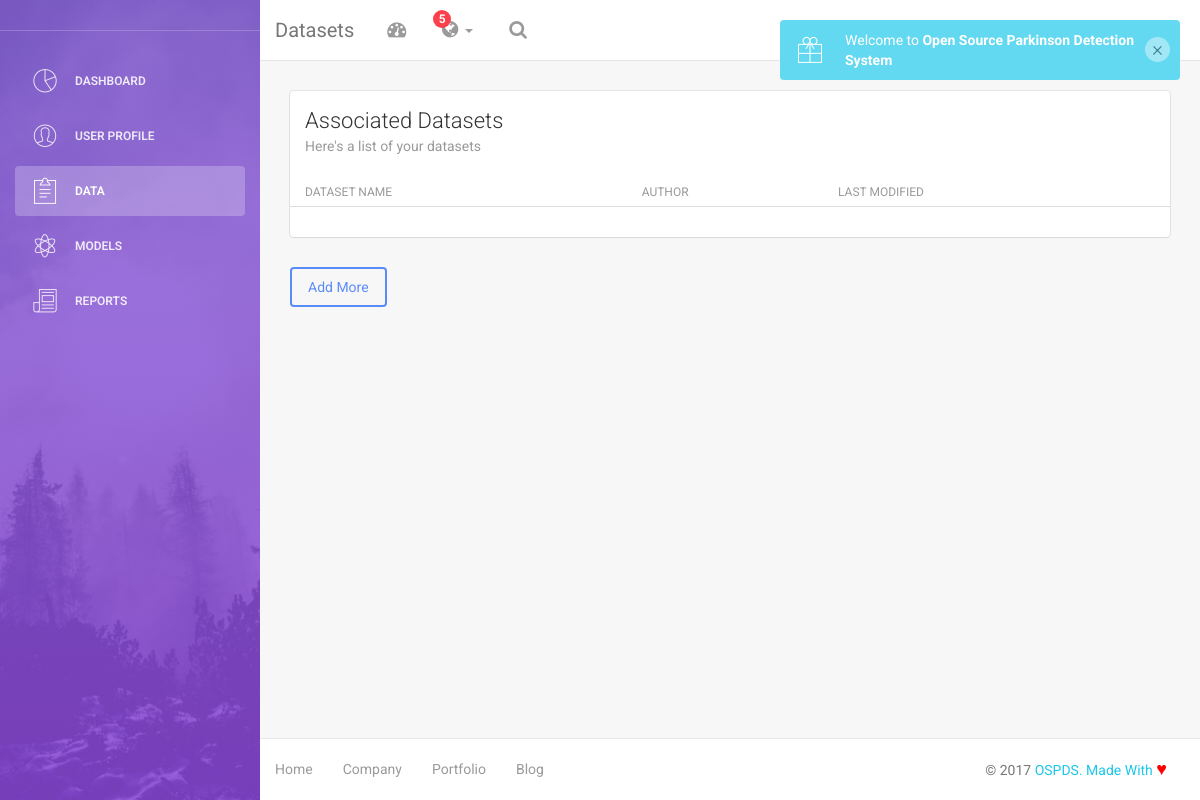
The page /dashboard/datasets/ (signed in) on the database as committed earlier.
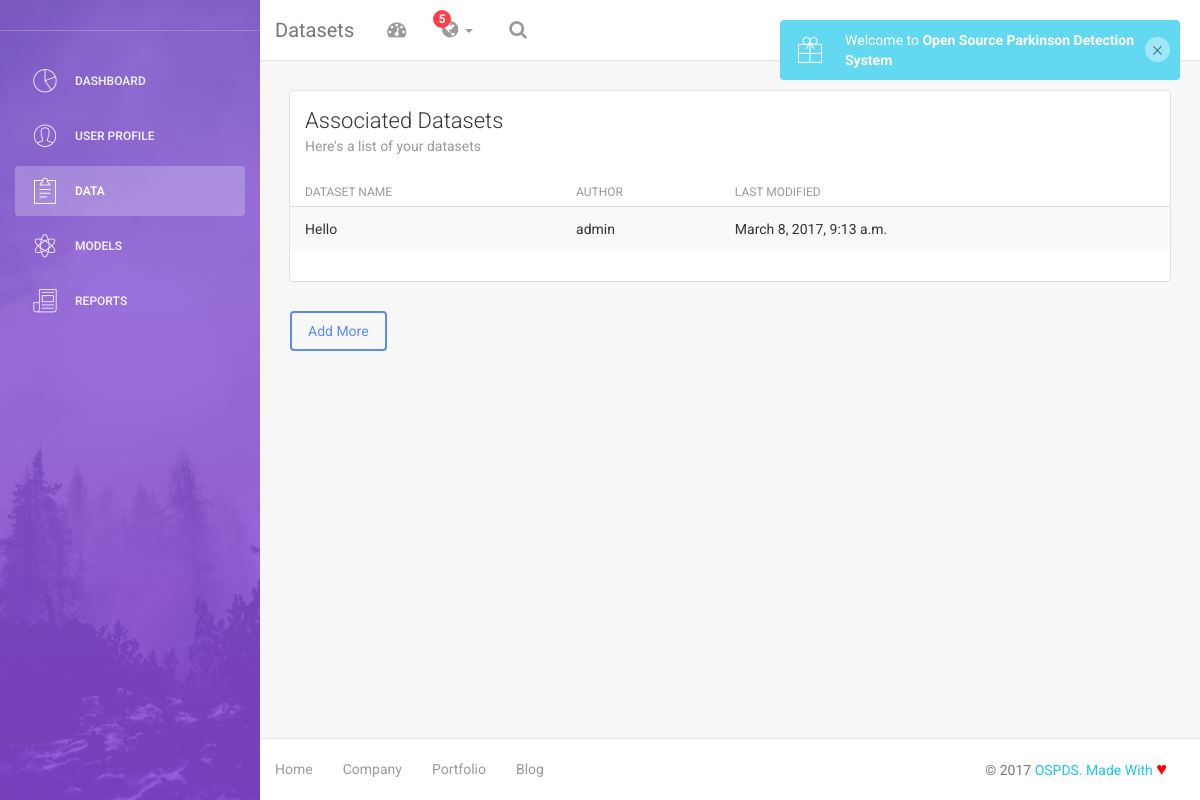
The same page on the database as committed later.
### dashboard/models.py (models this page shows, shortened)
class DataInfo(models.Model):
	dataset_name = models.CharField(max_length=200)
	dataset_author = models.CharField(max_length=200)
	dataset_up_date = models.DateTimeField(default=datetime.now(), blank=True)
	dataset_desc = models.TextField()
	dataset_url = models.URLField(max_length=500)
	dataset_file = models.FileField(upload_to='datasets/', validators=[validate_file_extension])

### dashboard/views.py (the view)
def data_list(request):
	if request.user.id is None:
		return HttpResponseRedirect('/')
	all_entries  = DataInfo.objects.all().filter(dataset_author=request.user.username).order_by('-dataset_up_date')
	args = {'name':request.user.first_name + ' ' + request.user.last_name, 'root_url':root_url }
	args['data_list'] = all_entries
	return render_to_response('dashboard/data_list.html', args)

### dashboard/templates/dashboard/data_list.html (shortened to what this page needs)
{% extends "dashboard/dash_header.html" %}
{% block content %}
<div class="wrapper">
    {% include 'dashboard/sidebar.html' %}
    <div class="main-panel">
		<nav class="navbar navbar-default navbar-fixed">
            <div class="container-fluid">
                <div class="navbar-header">
                    <a class="navbar-brand" href="#">Datasets</a>
                </div>
                {% include 'dashboard/toplinks.html' %}
            </div>
        </nav>
        <div class="content">
            <div class="container-fluid">
                <div class="row">
                    <div class="col-md-12">
                        <div class="card">
                            <div class="header">
                                <h4 class="title">Associated Datasets</h4>
                                <p class="category">Here's a list of your datasets</p>
                            </div>
                            <div class="content table-responsive table-full-width">
                                <table class="table table-hover table-striped">
                                    <thead>
                                        <th>Dataset Name</th>
                                    	<th>Author</th>
                                    	<th>Last Modified</th>
                                    </thead>
                                    <tbody>
                                        {% for data in data_list %}
                                            <tr>
                                                <td>{{data.dataset_name}}</td>
                                                <td>{{data.dataset_author}}</td>
                                                <td>{{data.dataset_up_date}}</td>
                                            </tr>
                                        {% endfor %}
                                    </tbody>
                                </table>
                            </div>
                        </div>
                        <a href="{{root_url}}/dashboard/datasets/new/" class="btn btn-primary">Add More</a>
                    </div>
                </div>
            </div>
        </div>
        {% include 'dashboard/footer.html' %}
    </div>
</div>
{% endblock %}

### dashboard/templates/dashboard/dash_header.html (shortened to what this page needs)
<!DOCTYPE html>
<html lang="en">
  <head>
    {% load staticfiles %}
    <link href="{% static 'css/bootstrap.min.css' %}" rel="stylesheet">
    <link href="{% static 'css/custom.css' %}" rel="stylesheet">
    <link rel="stylesheet" type="text/css" href="https://maxcdn.bootstrapcdn.com/font-awesome/4.7.0/css/font-awesome.min.css">
    <link href="{% static 'css/animate.min.css' %}" rel="stylesheet"/>
    <link href="{% static 'css/light-bootstrap-dashboard.css' %}" rel="stylesheet"/>
    <link href="{% static 'css/demo.css' %}" rel="stylesheet" />
    <link href="http://maxcdn.bootstrapcdn.com/font-awesome/4.2.0/css/font-awesome.min.css" rel="stylesheet">
    <link href="{% static 'css/pe-icon-7-stroke.css' %}" rel="stylesheet" />
  </head>
  <body>
    {% block content %}
    {% endblock %}
  </body>
  {% load staticfiles %}
</html>

### dashboard/templates/dashboard/sidebar.html (shortened to what this page needs)
{% load staticfiles %}
<div class="sidebar" data-color="purple" data-image="{% static 'img/sidebar-5.jpg' %}">
    	<div class="sidebar-wrapper">
            <div class="logo">
                <a href="profile/" class="simple-text">
                </a>
            </div>
            <ul class="nav">
                <li data-page="dashboard" class="active">
                    <a href="{{root_url}}/dashboard">
                        <i class="pe-7s-graph"></i>
                        <p>Dashboard</p>
                    </a>
                </li>
                <li data-page="profile">
                    <a href="{{root_url}}/dashboard/profile">
                        <i class="pe-7s-user"></i>
                        <p>User Profile</p>
                    </a>
                </li>
                <li data-page="datasets">
                    <a href="{{root_url}}/dashboard/datasets">
                        <i class="pe-7s-note2"></i>
                        <p>Data</p>
                    </a>
                </li>
                <li data-page="models">
                    <a href="{{root_url}}/dashboard/models">
                        <i class="pe-7s-science"></i>
                        <p>Models</p>
                    </a>
                </li>
                <li data-page="reports">
                    <a href="icons.html">
                         <i class="pe-7s-news-paper"></i>
                        <p>Reports</p>
                    </a>
                </li>
            </ul>
    	</div>
    </div>

### dashboard/templates/dashboard/toplinks.html (shortened to what this page needs)
<div class="collapse navbar-collapse">
                    <ul class="nav navbar-nav navbar-left">
                        <li>
                            <a href="#" class="dropdown-toggle" data-toggle="dropdown">
                                <i class="fa fa-dashboard"></i>
                            </a>
                        </li>
                        <li class="dropdown">
                              <a href="#" class="dropdown-toggle" data-toggle="dropdown">
                                    <i class="fa fa-globe"></i>
                                    <b class="caret hidden-sm hidden-xs"></b>
                                    <span class="notification hidden-sm hidden-xs">5</span>
                              </a>
                        </li>
                        <li>
                           <a href="">
                                <i class="fa fa-search"></i>
                            </a>
                        </li>
                    </ul>
                    <ul class="nav navbar-nav navbar-right">
                        <li>
                           <a href="">
                               <p>Account</p>
                            </a>
                        </li>
                        <li class="dropdown">
                              <a href="#" class="dropdown-toggle" data-toggle="dropdown">
                                    <p>
									</p>
                              </a>
                        </li>
                        <li>
                            <a href="{{root_url}}/logout">
                                <p>Log out</p>
                            </a>
                        </li>
                    </ul>
                </div>

### dashboard/templates/dashboard/footer.html
        <footer class="footer">
            <div class="container-fluid">
                <nav class="pull-left">
                    <ul>
                        <li>
                            <a href="#">
                                Home
                            </a>
                        </li>
                        <li>
                            <a href="#">
                                Company
                            </a>
                        </li>
                        <li>
                            <a href="#">
                                Portfolio
                            </a>
                        </li>
                        <li>
                            <a href="#">
                               Blog
                            </a>
                        </li>
                    </ul>
                </nav>
                <p class="copyright pull-right">
                    &copy; <script>document.write(new Date().getFullYear())</script> <a href="#">OSPDS. Made With <font size="4" color="red">&hearts;</font></a>
                </p>
            </div>
        </footer>

### login/static/css/custom.css (style rules this page uses)
.wrapper { padding: 0; }

Rows that differ between the two databases and show on the page:
added DataInfo: dataset_name "Hello", dataset_author "admin", dataset_up_date "March 8, 2017, 9:13 a.m."
